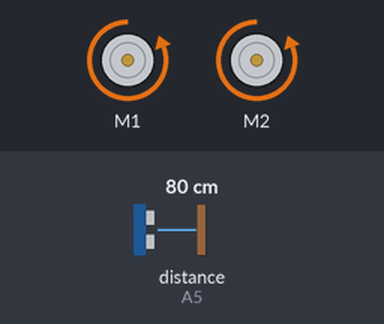
Bench run of a sketch on a simulated Arduino Uno, built with avr-gcc and run on an emulated ATmega328P. Shown: 2 × DC motor (green arrow = forward, orange = backward, longer = faster). Wiring (inferred from the names in the program): ultrasonic range finder: trigger A4; echo A5. The test bench sets the inputs (shaded band); at power-on: distance to the obstacle (sensor on A5) 80 cm. The echo pulse lasts 58.3 µs per cm.

Above: at 1.2 s.
1.3 s: distance to the obstacle (sensor on A5) set to 13 cm
2.8 s: distance to the obstacle (sensor on A5) set to 10 cm
At 3.5 s:
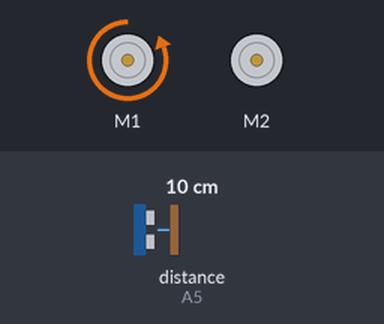
10.3 s: distance to the obstacle (sensor on A5) set to 18 cm
At 11.5 s:
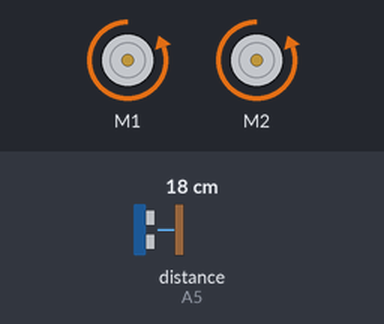
Timing chart, 0 to 12.8 s (numbered marks = the images above; inputs shaded):
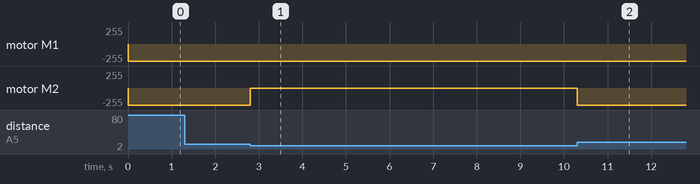

Measured:
- the behaviour switches between 12 and 11 cm on distance to the obstacle (sensor on A5) (found by bisection; images 0 and 1)
- after the input at 1.3 s, every drawn part: stays the same
- after the input at 2.8 s, motor M2: backward 255/255 → stopped at once
- after the input at 10.3 s, motor M2: stopped → backward 255/255 at once

The sketch:

Micromouse.ino
```cpp
#include <AFMotor.h> //You need the AdaFruit library
#include <NewPing.h> //You can write NewPing and download the library


AF_DCMotor motor1(1,MOTOR12_64KHZ);
AF_DCMotor motor2(2,MOTOR12_64KHZ);

const int pingPin = A4; // Trigger Pin of Ultrasonic Sensor
const int echoPin = A5; // Echo Pin of Ultrasonic Sensor

void setup() {
  // put your setup code here, to run once:
motor1.setSpeed(255);
motor2.setSpeed(255);
Serial.begin(9600); // Starting Serial Terminal

}
void forward()//function to go forward
{
   motor1.run(BACKWARD); // Actually this is "forward"
   motor2.run(BACKWARD);//
}
void backward() //function to go backwards
{
   motor1.run(FORWARD); // Actually this is "forward"
   motor2.run(FORWARD);//
}
void brake()//function to stop
{
   motor1.run(RELEASE); // Actually this is "forward"
   motor2.run(RELEASE);//
}

void left()//function to go left
{
   motor1.run(BACKWARD); // Actually this is "forward"
   motor2.run(RELEASE);//
}

void right()//function to go right
{
   motor1.run(RELEASE); // Actually this is "forward"
   motor2.run(BACKWARD);//
}


void loop() {

  // put your main code here, to run repeatedly:
  long duration, cm; // and inches ?
   pinMode(pingPin, OUTPUT);
   digitalWrite(pingPin, LOW);
   delayMicroseconds(2);
   digitalWrite(pingPin, HIGH);
   delayMicroseconds(2);
   digitalWrite(pingPin, LOW);
   pinMode(echoPin, INPUT);
   duration = pulseIn(echoPin, HIGH);//THIS IS WHAT's Measuring our distance?
   cm = microsecondsToCentimeters(duration);
//   Serial.print(cm);
//   Serial.print("cm");
//   Serial.println();
   forward();
if(cm<=10)//if distance less than 10cm, stop
{
  brake();
  left();

}
}

long microsecondsToCentimeters(long microseconds) {
   return microseconds / 29 / 2;
}
```
